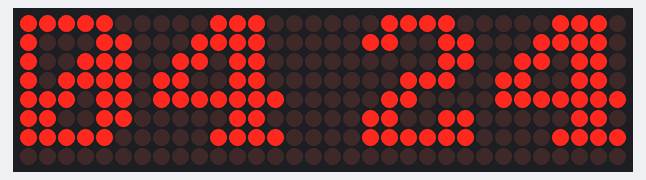
Simulated run of this program. Board: ESP32 board running MicroPython. Shown: 32×8 LED matrix. The clock reads 2024-03-15 10:24:30 at power-on unless the program sets it; library files of the repository ran but are not shown: max7219.py.

Above: at 6.31 s.
At 10.3 s:
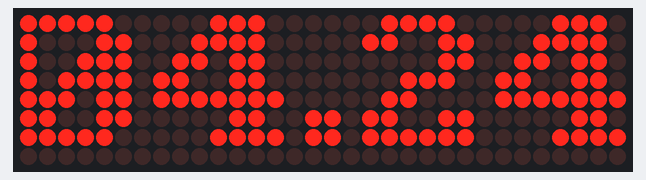
At 14.36 s:
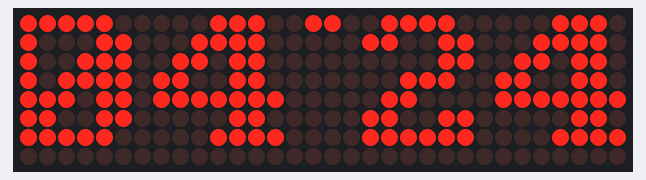
At 22.0 s:
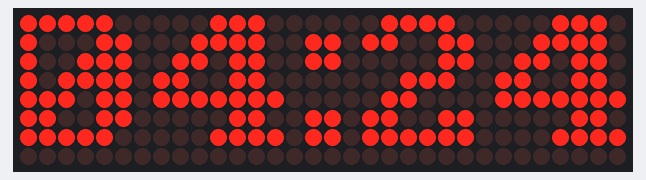
At 32.1 s:
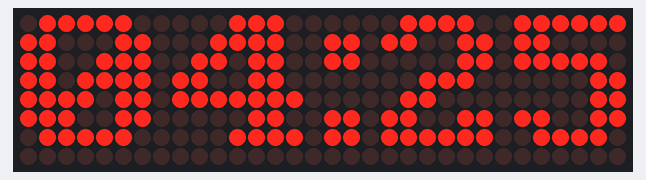
At 38.73 s:
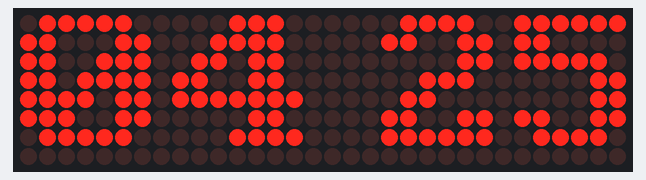

The program:

main.py
```python
import uasyncio as asyncio
import mclock
import web
import wi_fi
import setup_wifi

if not wi_fi.connect_wifi():

    # Connection failed - start Wi-Fi setup
    setup_wifi.start()


# Wi-Fi connected
wi_fi.sync_time()

async def main():
    asyncio.create_task(mclock.clock_loop())
    asyncio.create_task(web.server_loop())

    while True:
        await asyncio.sleep(1)

asyncio.run(main())
```

mclock.py
```python
from machine import Pin, SPI
import machine
import max7219
import framebuf
import time


# VCC - >3.3V
# DIN -> 23
# CS -> 5
# SCK -> 18

spi = SPI(1, baudrate=10000000, polarity=0, phase=0, sck=Pin(18), mosi=Pin(23))
cs = Pin(5, Pin.OUT)
display = max7219.Matrix8x8(spi, cs, 4)
display.brightness(1)
display.fill(0)

TIMEZONE_OFFSET = -6

font8x8_digits = {
    '5': [252, 192, 248, 12, 12, 204, 120, 0],
    '4': [28, 60, 108, 204, 254, 12, 30, 0],
    '7': [252, 204, 12, 24, 48, 48, 48, 0],
    '6': [56, 96, 192, 248, 204, 204, 120, 0],
    '1': [48, 112, 48, 48, 48, 48, 252, 0],
    '0': [124, 198, 206, 222, 246, 230, 124, 0],
    '3': [120, 204, 12, 56, 12, 204, 120, 0],
    '2': [120, 204, 12, 56, 96, 204, 252, 0],
    '8': [120, 204, 204, 120, 204, 204, 120, 0],
    '9': [120, 204, 204, 124, 12, 24, 112, 0],
    ':': [0x00, 0xC0, 0xC0, 0x00, 0x00, 0xC0, 0xC0, 0x00],
    ' ': [0, 0, 0, 0, 0, 0, 0, 0],
    '`': [0, 0, 0, 0, 0, 0, 0, 0]
}

font_widths = {
    '0': 8, '1': 7, '2': 7, '3': 7, '4': 8,
    '5': 7, '6': 7, '7': 7, '8': 7, '9': 7,
    ':': 3, ' ': 1, '`': 3
}

letter_width = 6
rtc = machine.RTC()

def show_text_mixed(display, text, x=0, y=0):
    for ch in text:
        if ch in font8x8_digits:
            buf = font8x8_digits[ch]
            w = font_widths.get(ch, 8)
            for row in range(8):
                for col in range(w):
                    if buf[row] & (1 << (7-col)):
                        display.pixel(x+col, y+row, 1)
            x += w
        else:
            fb = bytearray(8)
            fbbuf = framebuf.FrameBuffer(fb, 8, 8, framebuf.MONO_HLSB)
            fbbuf.fill(0)
            fbbuf.text(ch, 0, 0, 1)
            for row in range(8):
                for col in range(6):
                    if fbbuf.pixel(col+1, row):
                        display.pixel(x+col, y+row, 1)
            x += letter_width
    display.show()


def scroll_text(display, msg, speed=0.1):
    display_width = display.num * 8
    text_width = 0
    for ch in msg:
        text_width += font_widths.get(ch, 6 if ch.isalpha() else 8)
    for offset in range(text_width + display_width):
        display.fill(0)
        x = display_width - offset
        for ch in msg:
            if ch in font8x8_digits:
                buf = font8x8_digits[ch]
                w = font_widths.get(ch, 8)
                for row in range(8):
                    for col in range(w):
                        if buf[row] & (1 << (7-col)):
                            if 0 <= x+col < display_width:
                                display.pixel(x+col, row, 1)
                x += w
            else:
                fb = bytearray(8)
                fbbuf = framebuf.FrameBuffer(fb, 8, 8, framebuf.MONO_HLSB)
                fbbuf.fill(0)
                fbbuf.text(ch, 0, 0, 1)
                for row in range(8):
                    for col in range(6):
                        if fbbuf.pixel(col+1, row):
                            if 0 <= x+col < display_width:
                                display.pixel(x+col, row, 1)
                x += letter_width
        display.show()
        time.sleep(speed)


def show_digit(display, digit, x, y):
    ch = str(digit)
    if ch in font8x8_digits:
            buf = font8x8_digits[ch]
            w = font_widths.get(ch, 8)
            for row in range(8):
                for col in range(w):
                    if buf[row] & (1 << (7-col)):
                        display.pixel(x+col, y+row, 1)


def textsize(txt):
    size = 0
    for ch in txt:
        if ch in font_widths:
            size += font_widths[ch]
        else:
            size += letter_width
    return size


def get_local_time():
    t = machine.RTC().datetime()  # (year, month, day, weekday, hour, min, sec, ms)
    utc_seconds = time.mktime((t[0], t[1], t[2], t[4], t[5], t[6], 0, 0))
    local_seconds = utc_seconds + TIMEZONE_OFFSET * 3600
    lt = time.localtime(local_seconds)
    return (lt[0], lt[1], lt[2], (lt[6]+1)%7, lt[3], lt[4], lt[5], 0)


def get_day():
    t = get_local_time()
    MONTHS = ["Ja n  ","Fe b  ","M a r  ","A p r  ","M a y  ","Ju n  ","Ju l  ","A u g  "," S e p  ","O ct  ","N o v  ","D e c  "]
    WEEKDAYS = [" M o n "," Tu e "," W e d "," T h u "," Fri "," S a t "," S u n "]
    month_str = MONTHS[t[1]-1]
    day = t[2]
    weekday_str = WEEKDAYS[(t[3]-1) % 7]
    return f"{month_str} {day:02d} {weekday_str}"


def animate_clock(display, new_time, old_time='', aligning=0):
    digits_new = list(new_time)

    # add old time with spaces to match length
    if len(old_time) < len(digits_new):
        old_time = old_time + ' ' * (len(digits_new) - len(old_time))
    digits_old = list(old_time)

    x_positions = []
    x = aligning
    for d in digits_new:
        x_positions.append(x)
        x += font_widths.get(d, 8)

    ANIMATION_STEPS = 8
    for step in range(ANIMATION_STEPS):
        display.fill(0)
        for idx, d_new in enumerate(digits_new):
            d_old = digits_old[idx]
            if d_old != d_new:
                y_old = step
                y_new = -8 + step
                show_digit(display, d_old, x_positions[idx], y_old)
                show_digit(display, d_new, x_positions[idx], y_new)
            else:
                show_digit(display, d_new, x_positions[idx], 0)
        display.show()
        time.sleep(1 / ANIMATION_STEPS)

    # Final frame
    display.fill(0)
    for idx, d_new in enumerate(digits_new):
        show_digit(display, d_new, x_positions[idx], 0)
    display.show()


# --- clock hello ---
text = "H ello "
scroll_text(display, text, 0.05)
display.show()
time.sleep(0.5)

# --- clear the screen before starting the clock ---
display.fill(0)
display.show()


temp = ''
last_sec = -1
last_scroll_minute = -1

while True:
    t = get_local_time()
    current_time = "{:02d}:{:02d}".format(t[4], t[5])
    sec = t[6]
    minute = t[5]

    tw = ((32 - textsize(current_time)) + 1) // 2

    # blinking :
    if sec % 2 == 0:
        clock_str = current_time
    else:
        clock_str = current_time.replace(':', '`')

    # --- Show the date every 3 minutes at 17 seconds ---
    if (minute % 3 == 0) and (sec == 17) and (last_scroll_minute != minute):
    #if (sec == 17) and (last_scroll_minute != minute):
        display.fill(0)
        display.show()
        day_text = get_day()
        scroll_text(display, day_text + "   ", 0.05)
        display.fill(0)
        display.show()
        last_scroll_minute = minute
        temp = ''
        continue

    # If the time has changed (any number)
    if clock_str != temp:
        animate_clock(display, clock_str, old_time=temp, aligning=tw)
        temp = clock_str

    time.sleep(0.1)
    
```

Measured:
- what the display in image 0 shows lasts 0.5 s, from 6.1 s to 6.6 s
- what the display in image 3 shows lasts 1.2 s, from 21.9 s to 23.1 s
- what the display in image 4 shows lasts 1.2 s, from 32.0 s to 33.2 s
